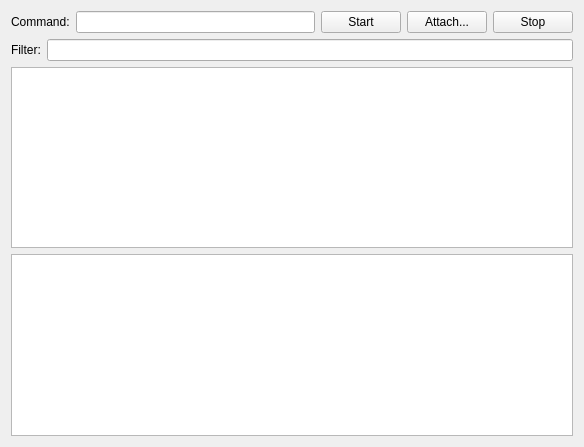
<?xml version="1.0" encoding="UTF-8"?>
<ui version="4.0">
 <class>CentralWidget</class>
 <widget class="QWidget" name="CentralWidget">
  <property name="geometry">
   <rect>
    <x>0</x>
    <y>0</y>
    <width>584</width>
    <height>447</height>
   </rect>
  </property>
  <layout class="QVBoxLayout">
   <item>
    <layout class="QHBoxLayout">
     <item>
      <widget class="QLabel" name="commandLabel">
       <property name="sizePolicy">
        <sizepolicy hsizetype="Preferred" vsizetype="Fixed">
         <horstretch>0</horstretch>
         <verstretch>0</verstretch>
        </sizepolicy>
       </property>
       <property name="text">
        <string>Command:</string>
       </property>
      </widget>
     </item>
     <item>
      <widget class="KLineEdit" name="commandLine"/>
     </item>
     <item>
      <widget class="KPushButton" name="startButton">
       <property name="sizePolicy">
        <sizepolicy hsizetype="Minimum" vsizetype="Fixed">
         <horstretch>0</horstretch>
         <verstretch>0</verstretch>
        </sizepolicy>
       </property>
       <property name="text">
        <string>Start</string>
       </property>
      </widget>
     </item>
     <item>
      <widget class="QPushButton" name="attachButton">
       <property name="text">
        <string>Attach...</string>
       </property>
      </widget>
     </item>
     <item>
      <widget class="KPushButton" name="stopButton">
       <property name="sizePolicy">
        <sizepolicy hsizetype="Minimum" vsizetype="Fixed">
         <horstretch>0</horstretch>
         <verstretch>0</verstretch>
        </sizepolicy>
       </property>
       <property name="text">
        <string>Stop</string>
       </property>
       <property name="shortcut">
        <string>Esc</string>
       </property>
      </widget>
     </item>
    </layout>
   </item>
   <item>
    <layout class="QVBoxLayout">
     <item>
      <layout class="QHBoxLayout">
       <item>
        <widget class="QLabel" name="filterLabel">
         <property name="text">
          <string>Filter:</string>
         </property>
        </widget>
       </item>
       <item>
        <widget class="KLineEdit" name="filterLine">
         <property name="toolTip">
          <string>This line allows you to filter the results showed in the underneath table as you type</string>
         </property>
         <property name="showClearButton" stdset="0">
          <bool>true</bool>
         </property>
        </widget>
       </item>
      </layout>
     </item>
     <item>
      <widget class="QTreeView" name="pidTreeView"/>
     </item>
     <item>
      <widget class="QTableView" name="sysCallView"/>
     </item>
    </layout>
   </item>
  </layout>
 </widget>
 <customwidgets>
  <customwidget>
   <class>KPushButton</class>
   <extends>QPushButton</extends>
   <header>kpushbutton.h</header>
  </customwidget>
  <customwidget>
   <class>KLineEdit</class>
   <extends>QLineEdit</extends>
   <header>klineedit.h</header>
  </customwidget>
 </customwidgets>
 <resources/>
 <connections>
  <connection>
   <sender>commandLine</sender>
   <signal>returnPressed()</signal>
   <receiver>startButton</receiver>
   <slot>animateClick()</slot>
   <hints>
    <hint type="sourcelabel">
     <x>202</x>
     <y>36</y>
    </hint>
    <hint type="destinationlabel">
     <x>326</x>
     <y>21</y>
    </hint>
   </hints>
  </connection>
 </connections>
</ui>
